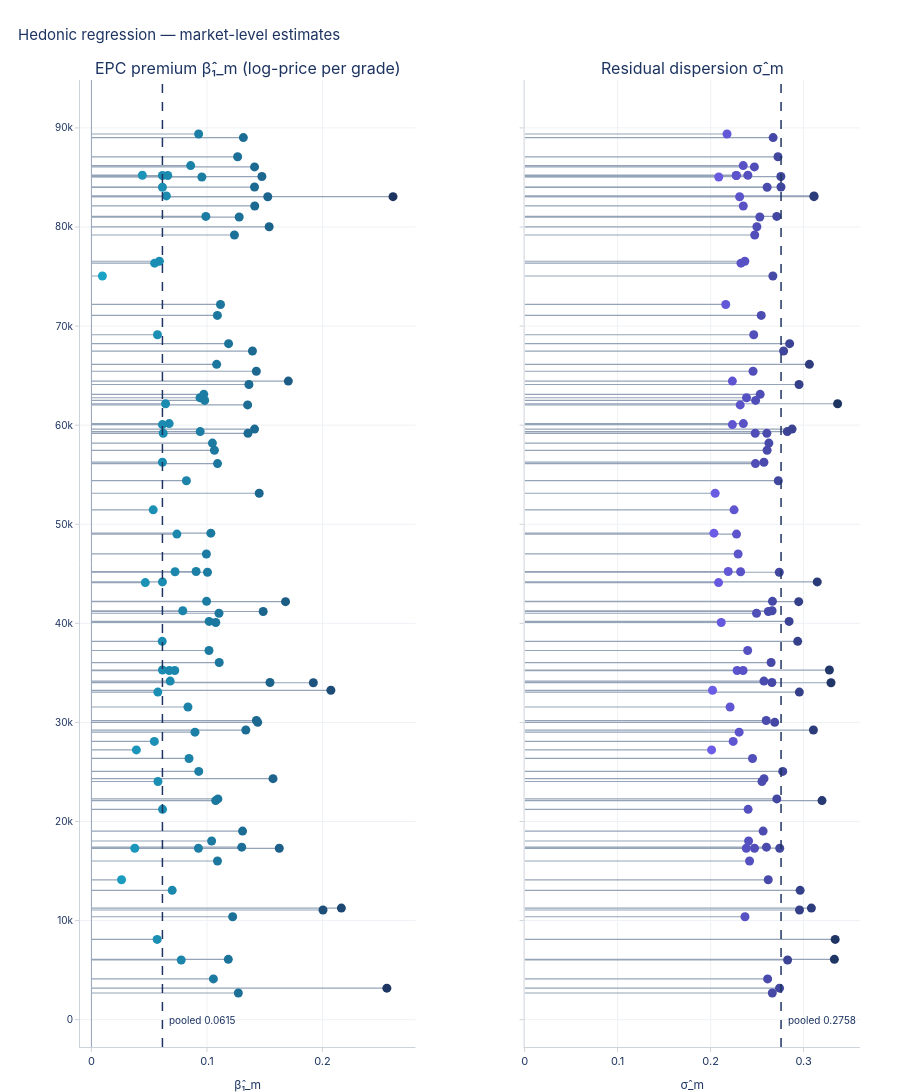

Notebook source saved alongside this figure:
### Code cell
fig = chart_hedonic_params(
    hedonic_params,
    market_stats.loc[estimable_markets],
)
fig.show()
